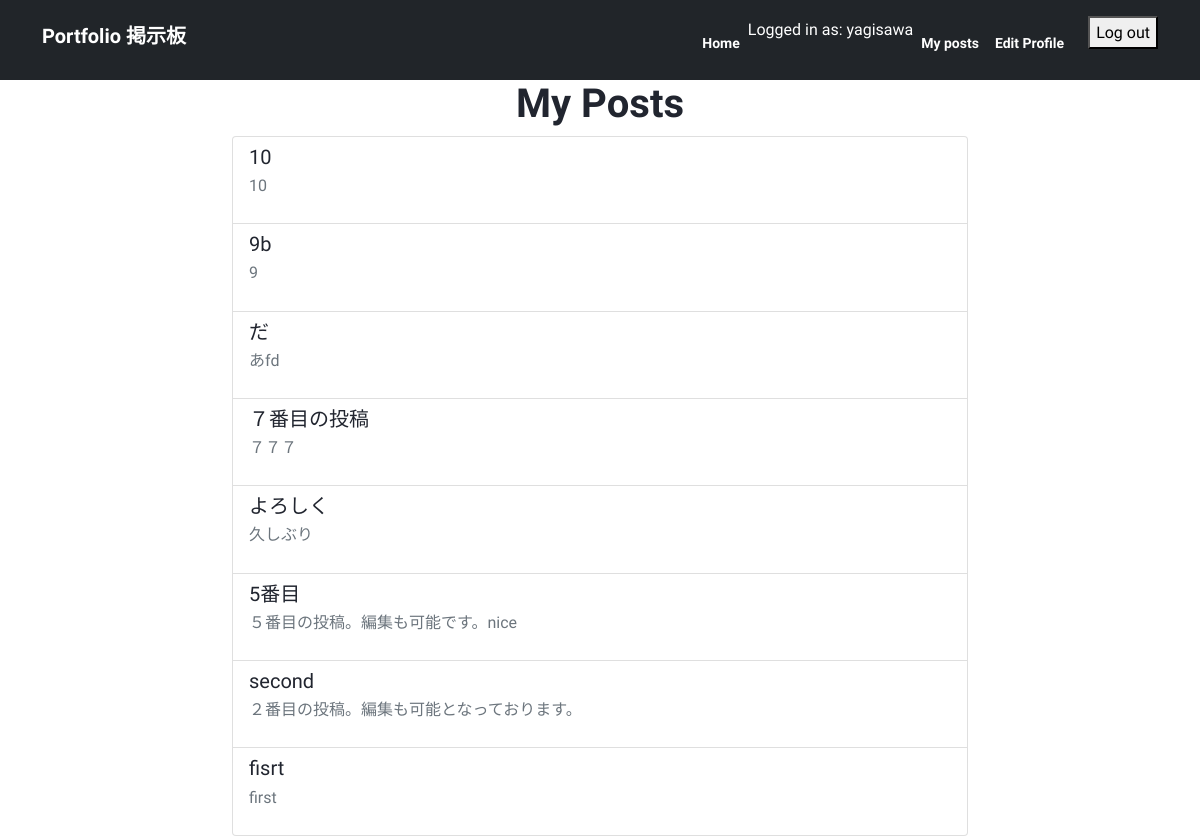
Before: /my_posts/ (signed in) with the older database file.
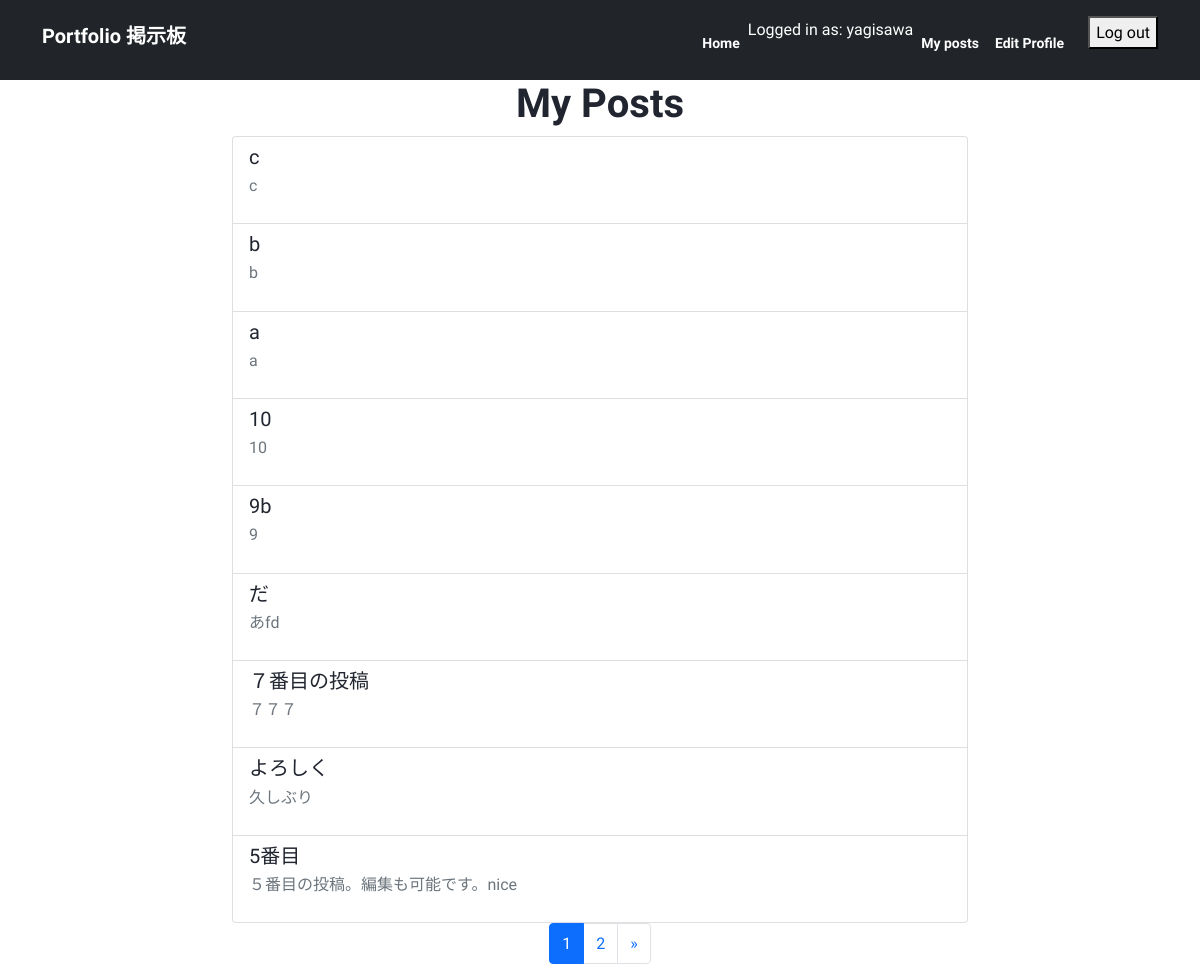
After: the same page with the newer database file.
### myapp/models.py (models this page shows, shortened)
class Post(models.Model):
    title = models.CharField(max_length=200)
    content = models.TextField()
    author = models.ForeignKey(User, on_delete=models.CASCADE)
    created_at = models.DateTimeField(auto_now_add=True)
    updated_at = models.DateTimeField(auto_now=True)
    likes = models.ManyToManyField(settings.AUTH_USER_MODEL, related_name='likes', blank=True)
    views = models.IntegerField(default=0)
    icon = models.ImageField(upload_to='icons/', blank=True, null=True)

### myapp/views.py (the view)
# urls.py: path('my_posts/', my_posts, name='my_posts'),
def my_posts(request):
    user = request.user
    print(user)
    posts = Post.objects.filter(author=user).order_by('-id')
    paginator = Paginator(posts, 9)
    page_number = request.GET.get('page')
    user_posts = paginator.get_page(page_number)
    ranked_posts = Post.objects.order_by('-views')[:10]
    return render(request, 'myapp/my_posts.html', {'user_posts': user_posts, 'ranked_posts': ranked_posts})

### myapp/templates/myapp/my_posts.html (shortened to what this page needs)
{% extends 'base.html' %}
{% block content %}
<div class="container">
  <div class="row justify-content-center">
    <div class="col-md-8">
      <h1 class="text-center">My Posts</h1>
      {% if user_posts %}
        <ul class="list-group">
          {% for post in user_posts %}
            <li class="list-group-item">
              <a href="{% url 'post_detail' post.id %}" class="h5">{{ post.title }}</a>
              <p class="text-muted">{{ post.content|truncatechars:100 }}</p>
            </li>
          {% endfor %}
        </ul>
        {% if user_posts.has_other_pages and user_posts.paginator.num_pages > 1 %}
          <nav aria-label="Post navigation">
            <ul class="pagination justify-content-center">
              <li class="page-item active">
                <a class="page-link" href="?page={{ user_posts.number }}">{{ user_posts.number }}</a>
              </li>
              {% if user_posts.has_next %}
                <li class="page-item">
                  <a class="page-link" href="?page={{ user_posts.next_page_number }}">{{ user_posts.next_page_number }}</a>
                </li>
                <li class="page-item">
                  <a class="page-link" href="?page={{ user_posts.paginator.num_pages }}">&raquo;</a>
                </li>
              {% endif %}
            </ul>
          </nav>
        {% endif %}
      {% else %}
        <p class="text-center">You haven't created any posts yet.</p>
      {% endif %}
    </div>
  </div>
</div>
{% endblock %}

Changed rows visible on the page:
no longer on this page (row unchanged): Post: title "second", content "２番目の投稿。編集も可能となっております。"
no longer on this page (row unchanged): Post: title "fisrt", content "first"
added Post: title "c", content "c"
added Post: title "b", content "b"
added Post: title "a", content "a"
Other visible differences:
{{ user_posts.number }}: (not shown) → "1"
{{ user_posts.next_page_number }}: (not shown) → "2"
